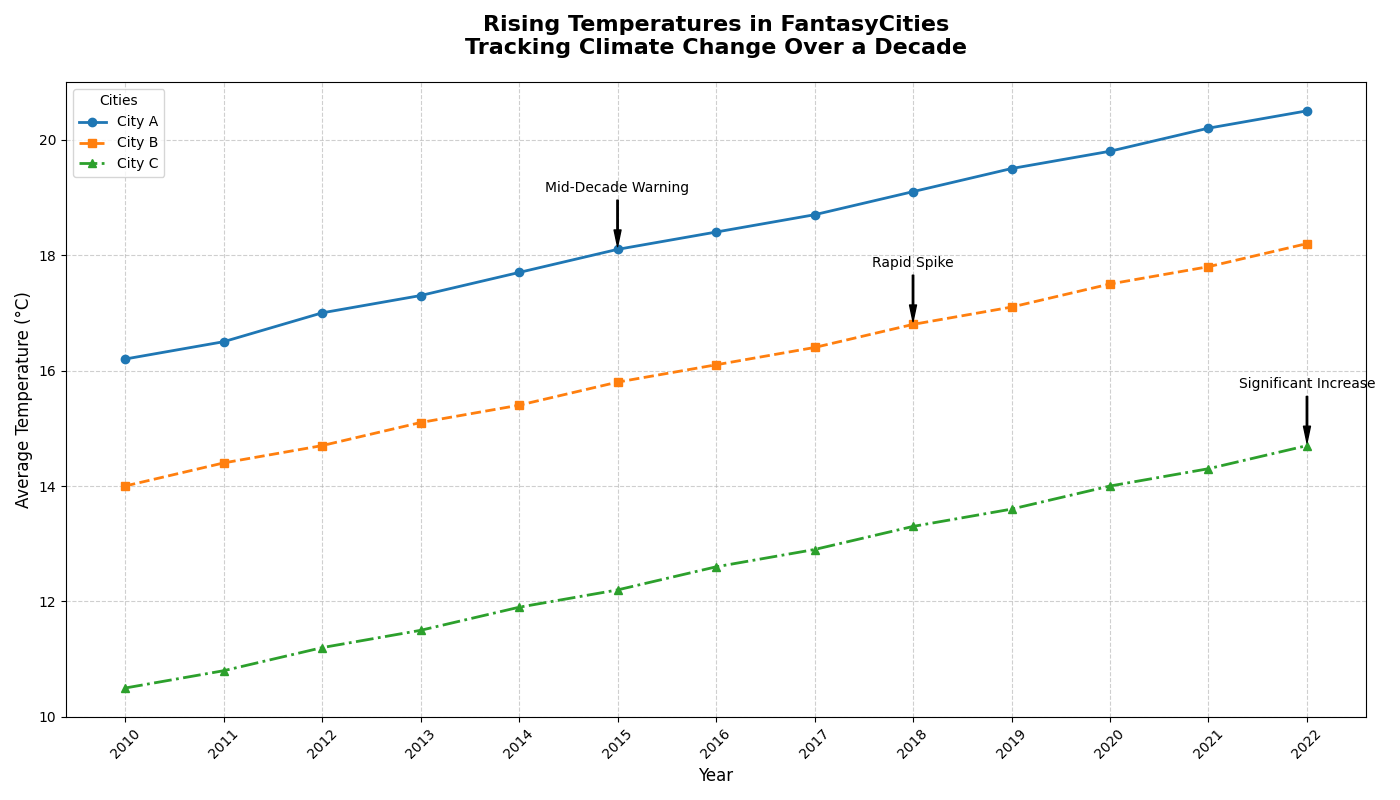

Generate this figure with Python:
import matplotlib.pyplot as plt
import numpy as np

# Define years
years = np.arange(2010, 2023)

# Hypothetical temperature data in Celsius for three different cities over the years
city_A_temps = [16.2, 16.5, 17.0, 17.3, 17.7, 18.1, 18.4, 18.7, 19.1, 19.5, 19.8, 20.2, 20.5]  # City A
city_B_temps = [14.0, 14.4, 14.7, 15.1, 15.4, 15.8, 16.1, 16.4, 16.8, 17.1, 17.5, 17.8, 18.2]  # City B
city_C_temps = [10.5, 10.8, 11.2, 11.5, 11.9, 12.2, 12.6, 12.9, 13.3, 13.6, 14.0, 14.3, 14.7]  # City C

# Create a figure and axis
fig, ax = plt.subplots(figsize=(14, 8))

# Plot temperatures for three cities with different styles
ax.plot(years, city_A_temps, marker='o', linestyle='-', color='#1f77b4', linewidth=2, label='City A')
ax.plot(years, city_B_temps, marker='s', linestyle='--', color='#ff7f0e', linewidth=2, label='City B')
ax.plot(years, city_C_temps, marker='^', linestyle='-.', color='#2ca02c', linewidth=2, label='City C')

# Customize the title and axis labels
ax.set_title('Rising Temperatures in FantasyCities\nTracking Climate Change Over a Decade', fontsize=16, fontweight='bold', pad=20)
ax.set_xlabel('Year', fontsize=12)
ax.set_ylabel('Average Temperature (°C)', fontsize=12)

# Customize x-ticks
ax.set_xticks(years)
ax.set_xticklabels(years, rotation=45)

# Add a legend
ax.legend(title='Cities', loc='upper left', fontsize=10)

# Annotate key milestones
annotations = {
    2015: ("Mid-Decade Warning", city_A_temps[5]),
    2018: ("Rapid Spike", city_B_temps[8]),
    2022: ("Significant Increase", city_C_temps[12]),
}

for year, (text, y_value) in annotations.items():
    ax.annotate(text, xy=(year, y_value), xytext=(year, y_value + 1),
                arrowprops=dict(facecolor='black', shrink=0.05, width=1, headwidth=5), fontsize=10, color='black', ha='center')

# Add a grid for better readability
ax.grid(True, linestyle='--', alpha=0.6)

# Automatically adjust layout to prevent overlap
plt.tight_layout()

# Show the plot
plt.show()
